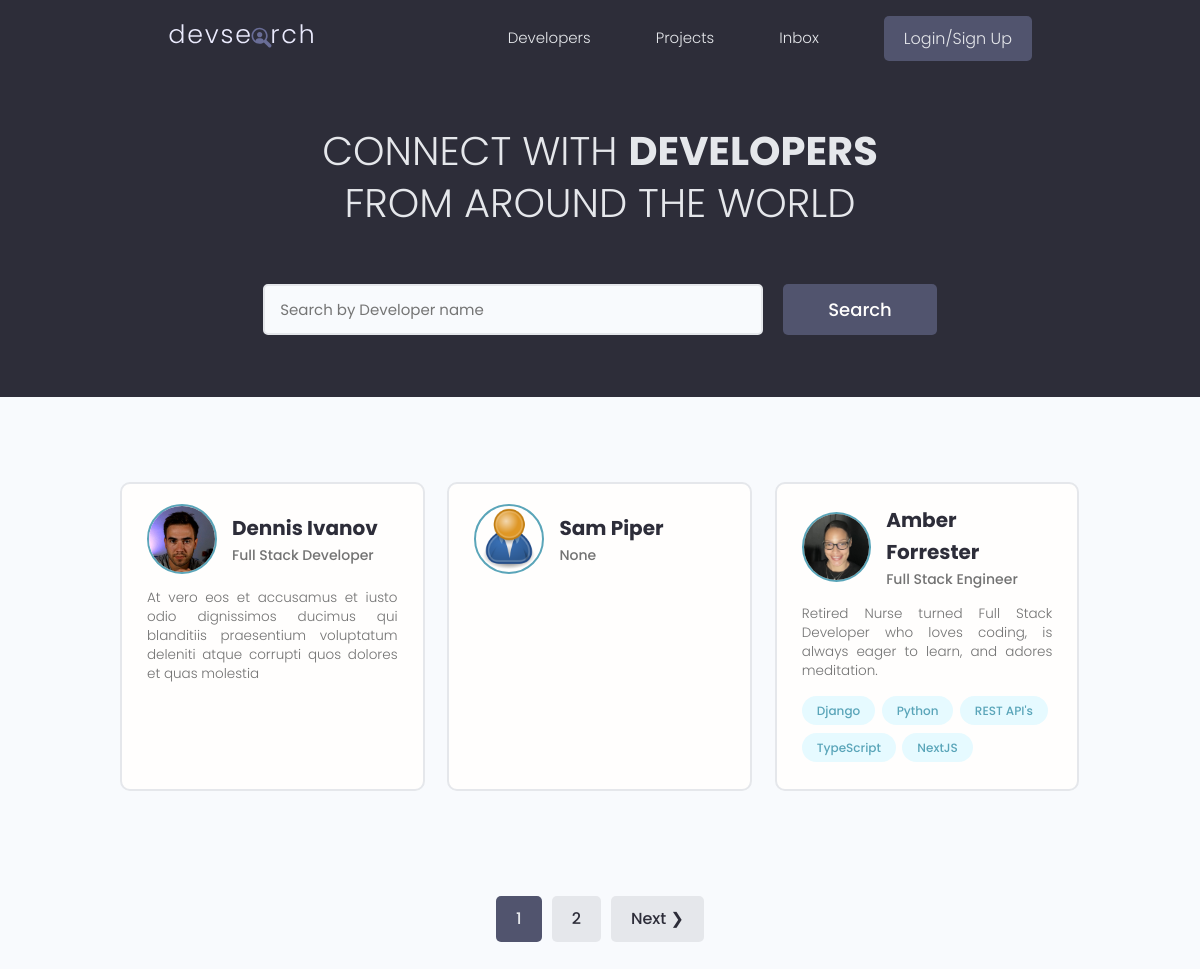
The page / on the database its author committed.
### users/models.py (models this page shows, shortened)
class Profile(models.Model):
    user = models.OneToOneField(
        User, on_delete=models.CASCADE, null=True, blank=True)
    name = models.CharField(max_length=200, null=True, blank=True)
    email = models.EmailField(max_length=500, null=True, blank=True)
    username = models.CharField(max_length=200, null=True, blank=True)
    location = models.CharField(max_length=200, null=True, blank=True)
    short_intro = models.CharField(max_length=200, null=True, blank=True)
    bio = models.TextField(null=True, blank=True)
    profile_image = models.ImageField(null=True, blank=True, upload_to='profiles/',
        default="profiles/user-default.png")
    social_github = models.CharField(max_length=200, null=True, blank=True)
    social_twitter = models.CharField(max_length=200, null=True, blank=True)
    social_linkedin = models.CharField(max_length=200, null=True, blank=True)
    social_youtube = models.CharField(max_length=200, null=True, blank=True)
    social_website = models.CharField(max_length=200, null=True, blank=True)
    created = models.DateTimeField(auto_now_add=True)
    id = models.UUIDField(default=uuid.uuid4, unique=True,
                          primary_key=True, editable=False)

class Skill(models.Model):
    owner = models.ForeignKey(Profile, on_delete=models.CASCADE,
                            null=True, blank=True)
    name = models.CharField(max_length=200, null=True, blank=True)
    description = models.TextField(null=True, blank=True)
    created = models.DateTimeField(auto_now_add=True)
    id = models.UUIDField(default=uuid.uuid4, unique=True,
                          primary_key=True, editable=False)
    def __str__(self):
        return str(self.name)

### users/views.py (the view)
# urls.py: path('', views.profiles, name='profiles'),
def profiles(request):
    profiles, search_query = searchProfiles(request)
    custom_range, profiles = paginateProfiles(request, profiles, 3)
    context = {'profiles': profiles, 'search_query': search_query,
               'custom_range': custom_range}
    return render(request, 'users/profiles.html', context)

### users/utils.py (called while the page is built)
def paginateProfiles(request, profiles, results):
    page = request.GET.get('page')
    paginator = Paginator(profiles, results)
    try:
        profiles = paginator.page(page)
    except PageNotAnInteger:
        page = 1
        profiles = paginator.page(page)
    except EmptyPage:
        page = paginator.num_pages
        profiles = paginator.page(page)
    leftIndex = (int(page) - 1)
    if leftIndex < 1:
        leftIndex = 1
    rightIndex = (int(page) + 2)
    if rightIndex > paginator.num_pages:
        rightIndex = paginator.num_pages + 1
    custom_range = range(leftIndex, rightIndex)
    return custom_range, profiles

def searchProfiles(request):
    search_query = ''
    if request.GET.get('search_query'):
        search_query = request.GET.get('search_query')
    skills = Skill.objects.filter(name__icontains=search_query)
    profiles = Profile.objects.distinct().filter(
        Q(name__icontains=search_query) |
        Q(short_intro__icontains=search_query) |
        Q(skill__in=skills)
        )
    return profiles, search_query

### users/templates/users/profiles.html (shortened to what this page needs)
{% extends 'main.html' %}
{% block content %}
<main class="home">
    <section class="hero-section text-center">
        <div class="container container--narrow">
            <div class="hero-section__box">
            <h2>CONNECT WITH <span>DEVELOPERS</span></h2>
            <h2>FROM AROUND THE WORLD</h2>
            </div>
            <div class="hero-section__search">
                <form class="form" action="{% url 'profiles' %}" method="GET">
                    <div class="form__field">
                    <input class="input input--text" id="formInput#search" type="text" name="search_query"
                    value="{{ search_query }}" placeholder="Search by Developer name" />
                    </div>
                    <input class="btn btn--sub btn--lg" type="submit" value="Search" />
                </form>
            </div>
        </div>
    </section>
    <section class="devlist">
        <div class="container">
            <div class="grid grid--three">
                {% for profile in profiles%}
                <div class="column card">
                    <div class="dev">
                        <a href="{% url 'user-profile' profile.id %}" class="card__body">
                            <div class="dev__profile">
                                <img class="avatar avatar--md" src="{{ profile.profile_image.url }}" alt="image" />
                                <div class="dev__meta">
                                    <h3>{{ profile.name }}</h3>
                                    <h5>{{ profile.short_intro|slice:"60" }}</h5>
                                </div>
                            </div>
                            <p class="dev__info">{{ profile.bio|slice:"150" }}</p>
                            <div class="dev__skills">
                                {% for skill in profile.skill_set.all|slice:"5" %}
                                <span class="tag tag--pill tag--main">
                                    <small>{{skill}}</small>
                                </span>
                                {% endfor %}
                            </div>
                        </a>
                    </div>
                </div>
                {% endfor %}
            </div>
        </div>
    </section>
    {% include 'pagination.html' with queryset=profiles custom_range=custom_range %}
</main>
{% endblock content %}

### static/styles/app.css (style rules this page uses)
:root { --color-sub: #2d2d39; }
.btn--sub { background-color: var(--color-sub-light); }
.card { border: 2px solid var(--color-light); }
img { width: 100%; }
.hero-section { height: 40vh; display: flex; align-items: center; background-color: var(--color-sub); }
.hero-section__box { margin-bottom: 4rem; }
.hero-section__box > h2, .hero-section__box > h2 > span { font-size: 4rem; color: var(--color-light); line-height: 1.3; text-transform: uppercase; }
.hero-section__box > h2 { font-weight: 300; }
.hero-section__box > h2 > span { font-weight: 700; }
.hero-section__search > .form { display: flex; align-items: center; justify-content: center; gap: 2rem; }
.hero-section__search > .form input.input--text { width: 50rem; }
.devlist { margin-top: 8rem; }
.devlist .grid { align-items: stretch; }
.devlist .dev .dev__profile { display: flex; align-items: center; gap: 1.5rem; }
.devlist .dev .dev__meta h3 { color: var(--color-sub); font-size: 2rem; font-weight: 700; }
.devlist .dev .dev__meta h5 { color: var(--color-text); font-size: 1.4rem; font-weight: 500; }
.devlist .dev .dev__info { margin: 1.5rem 0; font-size: 1.35rem; line-height: 1.4; text-align: justify; }

### static/uikit/styles/modules/_variables.css (style rules this page uses)
:root { --color-main: #5aa5b9; --color-main-light: #e6faff; --color-sub: #3f4156; --color-sub-light: #51546e; --color-sub-lighter: #ededfd; --color-text: #737373; --color-gray: #8b8b8b; --color-light: #e5e7eb; --color-light-gray: #767676; --color-bg: #f8fafd; --color-white: #fffefd; --color-white-light: #f3f3f3; --color-success: #359e64; --color-success-bg: #def8e8; --color-error: #fc4b0b; --color-error-bg: #fff2ee; --font-base: 'Poppins', arial, helvetica, 'Segoe UI', roboto, ubuntu, sans-serif; --font-monospace: 'Fira Code', 'Courier New', courier, monospace; --font-regular: 300; --font-medium: 500; --font-bold: 700; --generic-shadow: 1px 1px 5px #00000010; --generic-transition: all 0.3s ease-in-out; }

### static/uikit/styles/modules/_base.css (style rules this page uses)
* { margin: 0; padding: 0; box-sizing: border-box; text-rendering: optimizeLegibility; color: inherit; font-size: inherit; }
html { font-size: 50%; }
@media only screen and (min-width: 480px) { html { font-size: 56.25%; } }
@media only screen and (min-width: 1200px) { html { font-size: 62.5%; } }
body { line-height: 1.6; font-weight: 400; font-size: 1.5rem; color: var(--color-text); background-color: var(--color-bg); min-height: 100vh; }

### static/uikit/styles/modules/_typography.css (style rules this page uses)
* { font-family: var(--font-base); }
h2 { font-size: 3.6rem; font-weight: var(--font-bold); }
h3 { font-size: 3.2rem; font-weight: var(--font-medium); }
h5 { font-size: 2.4rem; font-weight: var(--font-medium); }
h5, h6 { font-weight: var(--font-regular); }
p, span, strong { font-size: 1.6rem; color: var(--color-text); font-weight: var(--font-regular); }
a { padding-bottom: 2px; text-decoration: none; display: inline-block; color: var(--color-main); font-weight: var(--font-medium); }

### static/uikit/styles/modules/_utilities.css (style rules this page uses)
.container { width: 92%; max-width: 165rem; margin: 0 auto; box-sizing: border-box; }
.container--narrow { width: 92%; max-width: 120rem; }
@media screen and (min-width: 1000px) { .container { width: 90%; } }
@media screen and (min-width: 1000px) { .container--narrow { width: 85%; } }
@media screen and (min-width: 1200px) { .container { width: 80%; } }
@media screen and (min-width: 1200px) { .container--narrow { width: 72%; } }
.text-center { text-align: center; }

### static/uikit/styles/modules/_avatar.css (style rules this page uses)
.avatar { border-radius: 50%; border: 2px solid var(--color-main); object-fit: cover; }
.avatar--md { height: 7rem; width: 7rem; }

### static/uikit/styles/modules/_button.css (style rules this page uses)
.btn { display: inline-block; position: relative; cursor: pointer; background-color: var(--color-light); font-weight: var(--font-medium); color: var(--color-sub); text-decoration: none; padding: 1rem 2rem; border-radius: 0.5rem; border: none; width: -webkit-fit-content; width: -moz-fit-content; width: fit-content; height: -webkit-fit-content; height: -moz-fit-content; height: fit-content; font-size: 1.6rem; outline-width: 0; outline-color: transparent; -webkit-backface-visibility: hidden; backface-visibility: hidden; transition: all 0.3s ease-in-out; }
.btn--sub { background-color: var(--color-sub); color: var(--color-white); }
.btn--lg { font-size: 1.8rem; padding: 1.2rem 4.5rem; }

### static/uikit/styles/modules/_card.css (style rules this page uses)
.card { border-radius: 1rem; background-color: var(--color-white); border: 1.5px solid var(--color-light); width: auto; height: auto; margin-top: 0.5rem; margin-bottom: 0.5rem; overflow: hidden; }
.card__body, .card__header { padding: 2rem 2.5rem; }

### rows shown on the page
Profile: profile_image (picture), name "Dennis Ivanov", short_intro "Full Stack Developer", bio "At vero eos et accusamus et iusto odio dignissimos ducimus qui blanditiis praesentium voluptatum deleniti atque corrupti quos dolores et quas molestia"
Profile: profile_image (placeholder picture), name "Sam Piper", short_intro "None"
Profile: profile_image (placeholder picture), name "Amber Forrester", short_intro "Full Stack Engineer", bio "Retired Nurse turned Full Stack Developer who loves coding, is always eager to learn, and adores meditation."
Skill: name "Django"
Skill: name "Python"
Skill: name "REST API's"
Skill: name "TypeScript"
Skill: name "NextJS"

### other values the page prints
{{ page }} "1"
{{ page }} "2"
